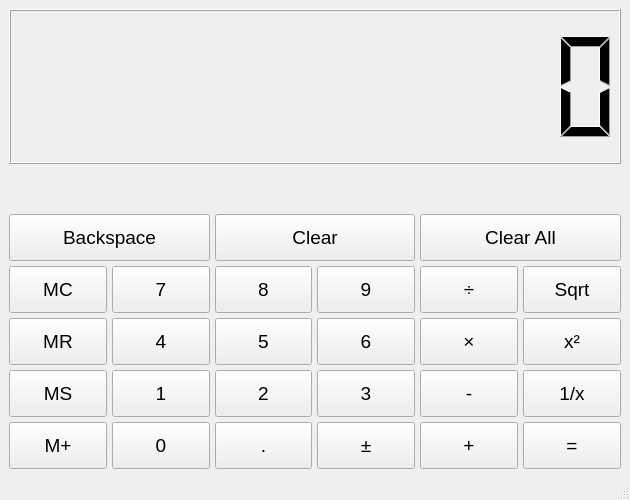
<?xml version="1.0" encoding="UTF-8"?>
<ui version="4.0">
 <class>MyMainWindow</class>
 <widget class="QMainWindow" name="MyMainWindow">
  <property name="geometry">
   <rect>
    <x>0</x>
    <y>0</y>
    <width>630</width>
    <height>500</height>
   </rect>
  </property>
  <property name="sizePolicy">
   <sizepolicy hsizetype="Ignored" vsizetype="Ignored">
    <horstretch>0</horstretch>
    <verstretch>0</verstretch>
   </sizepolicy>
  </property>
  <property name="minimumSize">
   <size>
    <width>630</width>
    <height>500</height>
   </size>
  </property>
  <property name="maximumSize">
   <size>
    <width>630</width>
    <height>500</height>
   </size>
  </property>
  <property name="windowTitle">
   <string>MyMainWindow</string>
  </property>
  <widget class="QWidget" name="centralwidget">
   <layout class="QGridLayout" name="gridLayout">
    <item row="0" column="0">
     <layout class="QGridLayout" name="m_gl_calculator">
      <property name="spacing">
       <number>5</number>
      </property>
      <item row="6" column="2">
       <widget class="QPushButton" name="m_pb_2">
        <property name="minimumSize">
         <size>
          <width>0</width>
          <height>47</height>
         </size>
        </property>
        <property name="font">
         <font>
          <pointsize>14</pointsize>
         </font>
        </property>
        <property name="text">
         <string>2</string>
        </property>
       </widget>
      </item>
      <item row="6" column="3">
       <widget class="QPushButton" name="m_pb_3">
        <property name="minimumSize">
         <size>
          <width>0</width>
          <height>47</height>
         </size>
        </property>
        <property name="font">
         <font>
          <pointsize>14</pointsize>
         </font>
        </property>
        <property name="text">
         <string>3</string>
        </property>
       </widget>
      </item>
      <item row="4" column="1">
       <widget class="QPushButton" name="m_pb_7">
        <property name="minimumSize">
         <size>
          <width>0</width>
          <height>47</height>
         </size>
        </property>
        <property name="font">
         <font>
          <pointsize>14</pointsize>
         </font>
        </property>
        <property name="text">
         <string>7</string>
        </property>
       </widget>
      </item>
      <item row="7" column="3">
       <widget class="QPushButton" name="m_pb_sign">
        <property name="minimumSize">
         <size>
          <width>0</width>
          <height>47</height>
         </size>
        </property>
        <property name="font">
         <font>
          <pointsize>14</pointsize>
         </font>
        </property>
        <property name="text">
         <string>±</string>
        </property>
       </widget>
      </item>
      <item row="7" column="5">
       <widget class="QPushButton" name="m_pb_equal">
        <property name="minimumSize">
         <size>
          <width>0</width>
          <height>47</height>
         </size>
        </property>
        <property name="font">
         <font>
          <pointsize>14</pointsize>
         </font>
        </property>
        <property name="text">
         <string>=</string>
        </property>
       </widget>
      </item>
      <item row="6" column="4">
       <widget class="QPushButton" name="m_pb_minus">
        <property name="minimumSize">
         <size>
          <width>0</width>
          <height>47</height>
         </size>
        </property>
        <property name="font">
         <font>
          <pointsize>14</pointsize>
         </font>
        </property>
        <property name="text">
         <string>-</string>
        </property>
       </widget>
      </item>
      <item row="7" column="2">
       <widget class="QPushButton" name="m_pb_dot">
        <property name="minimumSize">
         <size>
          <width>0</width>
          <height>47</height>
         </size>
        </property>
        <property name="font">
         <font>
          <pointsize>14</pointsize>
         </font>
        </property>
        <property name="text">
         <string>.</string>
        </property>
       </widget>
      </item>
      <item row="1" column="3" colspan="3">
       <widget class="QLabel" name="m_label_memory_res">
        <property name="maximumSize">
         <size>
          <width>16777215</width>
          <height>40</height>
         </size>
        </property>
        <property name="text">
         <string/>
        </property>
       </widget>
      </item>
      <item row="6" column="5">
       <widget class="QPushButton" name="m_pb_fraction">
        <property name="minimumSize">
         <size>
          <width>0</width>
          <height>47</height>
         </size>
        </property>
        <property name="font">
         <font>
          <pointsize>14</pointsize>
         </font>
        </property>
        <property name="text">
         <string>1/x</string>
        </property>
       </widget>
      </item>
      <item row="4" column="5">
       <widget class="QPushButton" name="m_pb_Sqrt">
        <property name="minimumSize">
         <size>
          <width>0</width>
          <height>47</height>
         </size>
        </property>
        <property name="font">
         <font>
          <pointsize>14</pointsize>
         </font>
        </property>
        <property name="text">
         <string>Sqrt</string>
        </property>
       </widget>
      </item>
      <item row="2" column="4" colspan="2">
       <widget class="QPushButton" name="m_pb_Clear_All">
        <property name="minimumSize">
         <size>
          <width>70</width>
          <height>47</height>
         </size>
        </property>
        <property name="font">
         <font>
          <pointsize>14</pointsize>
         </font>
        </property>
        <property name="text">
         <string>Clear All</string>
        </property>
       </widget>
      </item>
      <item row="1" column="0" colspan="3">
       <widget class="QLabel" name="m_label_ar_op">
        <property name="maximumSize">
         <size>
          <width>167777</width>
          <height>40</height>
         </size>
        </property>
        <property name="text">
         <string/>
        </property>
       </widget>
      </item>
      <item row="5" column="4">
       <widget class="QPushButton" name="m_pb_mult">
        <property name="minimumSize">
         <size>
          <width>0</width>
          <height>47</height>
         </size>
        </property>
        <property name="font">
         <font>
          <pointsize>14</pointsize>
         </font>
        </property>
        <property name="text">
         <string>×</string>
        </property>
       </widget>
      </item>
      <item row="5" column="1">
       <widget class="QPushButton" name="m_pb_4">
        <property name="minimumSize">
         <size>
          <width>0</width>
          <height>47</height>
         </size>
        </property>
        <property name="font">
         <font>
          <pointsize>14</pointsize>
         </font>
        </property>
        <property name="text">
         <string>4</string>
        </property>
       </widget>
      </item>
      <item row="4" column="3">
       <widget class="QPushButton" name="m_pb_9">
        <property name="minimumSize">
         <size>
          <width>0</width>
          <height>47</height>
         </size>
        </property>
        <property name="font">
         <font>
          <pointsize>14</pointsize>
         </font>
        </property>
        <property name="text">
         <string>9</string>
        </property>
       </widget>
      </item>
      <item row="0" column="0" colspan="6">
       <widget class="QLCDNumber" name="m_lcd_result">
        <property name="digitCount">
         <number>10</number>
        </property>
       </widget>
      </item>
      <item row="7" column="4">
       <widget class="QPushButton" name="m_pb_plus">
        <property name="minimumSize">
         <size>
          <width>0</width>
          <height>47</height>
         </size>
        </property>
        <property name="font">
         <font>
          <pointsize>14</pointsize>
         </font>
        </property>
        <property name="text">
         <string>+</string>
        </property>
       </widget>
      </item>
      <item row="2" column="2" colspan="2">
       <widget class="QPushButton" name="m_pb_Clear">
        <property name="minimumSize">
         <size>
          <width>50</width>
          <height>47</height>
         </size>
        </property>
        <property name="font">
         <font>
          <pointsize>14</pointsize>
         </font>
        </property>
        <property name="text">
         <string>Clear</string>
        </property>
       </widget>
      </item>
      <item row="7" column="1">
       <widget class="QPushButton" name="m_pb_0">
        <property name="minimumSize">
         <size>
          <width>0</width>
          <height>47</height>
         </size>
        </property>
        <property name="font">
         <font>
          <pointsize>14</pointsize>
         </font>
        </property>
        <property name="text">
         <string>0</string>
        </property>
       </widget>
      </item>
      <item row="5" column="0">
       <widget class="QPushButton" name="m_pb_MR">
        <property name="minimumSize">
         <size>
          <width>0</width>
          <height>47</height>
         </size>
        </property>
        <property name="font">
         <font>
          <pointsize>14</pointsize>
         </font>
        </property>
        <property name="text">
         <string>MR</string>
        </property>
       </widget>
      </item>
      <item row="5" column="3">
       <widget class="QPushButton" name="m_pb_6">
        <property name="minimumSize">
         <size>
          <width>0</width>
          <height>47</height>
         </size>
        </property>
        <property name="font">
         <font>
          <pointsize>14</pointsize>
         </font>
        </property>
        <property name="text">
         <string>6</string>
        </property>
       </widget>
      </item>
      <item row="4" column="0">
       <widget class="QPushButton" name="m_pb_MC">
        <property name="minimumSize">
         <size>
          <width>0</width>
          <height>47</height>
         </size>
        </property>
        <property name="font">
         <font>
          <pointsize>14</pointsize>
         </font>
        </property>
        <property name="text">
         <string>MC</string>
        </property>
       </widget>
      </item>
      <item row="6" column="1">
       <widget class="QPushButton" name="m_pb_1">
        <property name="minimumSize">
         <size>
          <width>0</width>
          <height>47</height>
         </size>
        </property>
        <property name="font">
         <font>
          <pointsize>14</pointsize>
         </font>
        </property>
        <property name="text">
         <string>1</string>
        </property>
       </widget>
      </item>
      <item row="2" column="0" colspan="2">
       <widget class="QPushButton" name="m_pb_Backspace">
        <property name="enabled">
         <bool>true</bool>
        </property>
        <property name="minimumSize">
         <size>
          <width>50</width>
          <height>47</height>
         </size>
        </property>
        <property name="font">
         <font>
          <pointsize>14</pointsize>
         </font>
        </property>
        <property name="text">
         <string>Backspace</string>
        </property>
       </widget>
      </item>
      <item row="5" column="2">
       <widget class="QPushButton" name="m_pb_5">
        <property name="minimumSize">
         <size>
          <width>0</width>
          <height>47</height>
         </size>
        </property>
        <property name="font">
         <font>
          <pointsize>14</pointsize>
         </font>
        </property>
        <property name="text">
         <string>5</string>
        </property>
       </widget>
      </item>
      <item row="5" column="5">
       <widget class="QPushButton" name="m_pb_sq">
        <property name="minimumSize">
         <size>
          <width>0</width>
          <height>47</height>
         </size>
        </property>
        <property name="font">
         <font>
          <pointsize>14</pointsize>
         </font>
        </property>
        <property name="text">
         <string>x²</string>
        </property>
       </widget>
      </item>
      <item row="4" column="2">
       <widget class="QPushButton" name="m_pb_8">
        <property name="minimumSize">
         <size>
          <width>0</width>
          <height>47</height>
         </size>
        </property>
        <property name="font">
         <font>
          <pointsize>14</pointsize>
         </font>
        </property>
        <property name="text">
         <string>8</string>
        </property>
       </widget>
      </item>
      <item row="6" column="0">
       <widget class="QPushButton" name="m_pb_MS">
        <property name="minimumSize">
         <size>
          <width>0</width>
          <height>47</height>
         </size>
        </property>
        <property name="font">
         <font>
          <pointsize>14</pointsize>
         </font>
        </property>
        <property name="text">
         <string>MS</string>
        </property>
       </widget>
      </item>
      <item row="7" column="0">
       <widget class="QPushButton" name="m_pb_Mplus">
        <property name="minimumSize">
         <size>
          <width>0</width>
          <height>47</height>
         </size>
        </property>
        <property name="font">
         <font>
          <pointsize>14</pointsize>
         </font>
        </property>
        <property name="text">
         <string>M+</string>
        </property>
       </widget>
      </item>
      <item row="4" column="4">
       <widget class="QPushButton" name="m_pb_div">
        <property name="minimumSize">
         <size>
          <width>0</width>
          <height>47</height>
         </size>
        </property>
        <property name="font">
         <font>
          <pointsize>14</pointsize>
         </font>
        </property>
        <property name="text">
         <string>÷</string>
        </property>
       </widget>
      </item>
     </layout>
    </item>
   </layout>
  </widget>
  <widget class="QStatusBar" name="statusbar"/>
  <widget class="QMenuBar" name="menubar">
   <property name="geometry">
    <rect>
     <x>0</x>
     <y>0</y>
     <width>630</width>
     <height>21</height>
    </rect>
   </property>
  </widget>
 </widget>
 <resources/>
 <connections/>
</ui>
